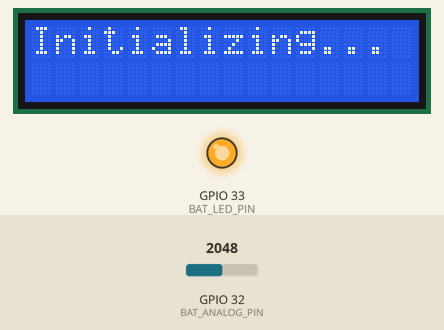
This sketch was run on a simulated ESP32. On the bench: 16×2 character LCD, output pins drawn as LEDs (lit = HIGH). Inputs (shaded band) come from the test bench; at power-on: GPIO 32 (BAT_ANALOG_PIN) = 2048. WiFi joins after 1.5 s; servers stay silent unless stated; uploads are accepted with an empty reply; what the sketch prints to the serial monitor is not drawn.

Above: at 1.6 s.
5.5 s: GPIO 32 (BAT_ANALOG_PIN) set to 2834
7.0 s: GPIO 32 (BAT_ANALOG_PIN) set to 2927
At 7.4 s:
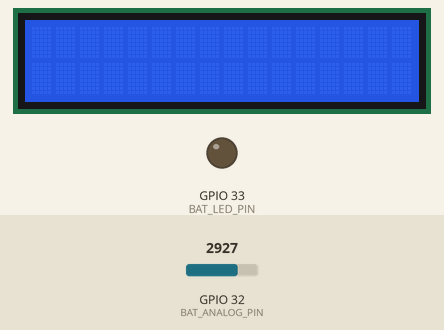
8.5 s: GPIO 32 (BAT_ANALOG_PIN) set to 2866
At 9.7 s:
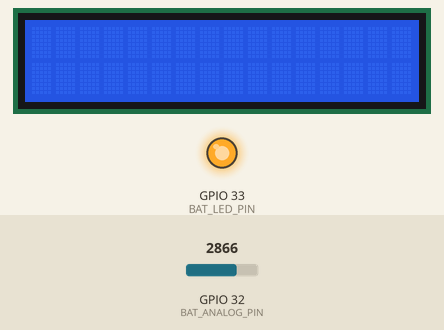
10.0 s: GPIO 32 (BAT_ANALOG_PIN) set to 3603
At 10.8 s:
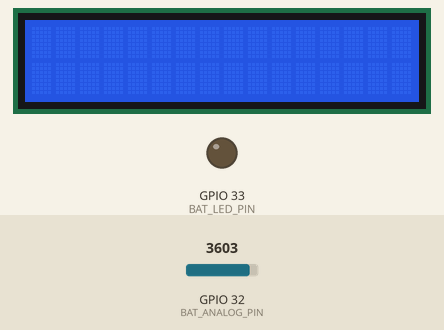
Timing chart, 0 to 12.5 s (numbered marks = the images above; inputs shaded):
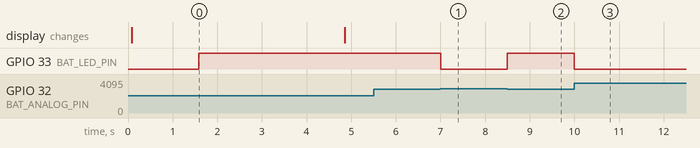

Measured:
- the behaviour switches between 2894 and 2895 on GPIO 32 (BAT_ANALOG_PIN) (found by bisection; images 0 and 1)
- after the input at 5.5 s, every drawn part: stays the same
- after the input at 7.0 s, GPIO 33 (BAT_LED_PIN): HIGH → LOW at once
- after the input at 8.5 s, GPIO 33 (BAT_LED_PIN): LOW → HIGH at once
- after the input at 10.0 s, GPIO 33 (BAT_LED_PIN): HIGH → LOW at once
- what the display in image 0 shows lasts 4.8 s, from 0.1 s to 4.9 s

The sketch:

lcd-iot.ino
```cpp
#define SERIAL_BAUD_RATE 115200
#define UPDATE_DELAY 3000 //TIME BETWEEN UPDATES
#define WIFI_TIMEOUT 5000 //WIFI CONNECTION TIMEOUT
#define CLIENT_TIMEOUT 5000 //CLIENT CONNECTION TIMEOUT
#define TIMER_NUM 3
//TIMER INDEXES
#define UPDATE_TIMER 0
#define WIFI_TIMEOUT_TIMER 1
#define CLIENT_TIMEOUT_TIMER 2

//IO PINS DEFINITIONS
#define BAT_LED_PIN 33
#define BAT_ANALOG_PIN 32

//LOW BATTERY DETECTION PARAMETERS
#define SUPPLY_VOLTAGE_THRESHOLD 7.0
#define VOLTAGE_DIVIDER_RATIO 3.0
#define MCU_MAX_VOLTAGE 3.3
#define MCU_ADC_BIT_RES 12

#include <WiFi.h>
#include <Wire.h>
#include <LiquidCrystal_I2C.h>

// Set the LCD address to 0x27 for a 16 chars and 2 line display
LiquidCrystal_I2C lcd(0x27, 16, 2);

//WiFi AP name and password
const char* ssid     = "***";
const char* password = "***";

//HTTP server with data
const char* host = "***.azurewebsites.net";

unsigned long timers[TIMER_NUM]; //array of timers the program uses
unsigned long analog_thres; //analog value for low battery
String ln0, ln1; //text to be displayed on both rows of LCD

//initialize all timers
void init_timers() {
  int i;
  for (i = 0; i < TIMER_NUM; i++)
    timers[i] = millis();
  }

//update a timer
void start_timer(byte t_id) {
  timers[t_id] = millis();
  }

//return elapsed time since last timer update
unsigned long elapsed_timer(byte t_id) {
  return millis() - timers[t_id];
  }

boolean connect_to_wifi() {
    //We start by connecting to a WiFi network
    Serial.println();
    Serial.println();
    Serial.print("Connecting to ");
    Serial.println(ssid);

    WiFi.begin(ssid, password);

    //if wifi connection timeout, stop and return 0 (false)
    start_timer(WIFI_TIMEOUT_TIMER);
    while (WiFi.status() != WL_CONNECTED) {
        if (elapsed_timer(WIFI_TIMEOUT_TIMER) >= WIFI_TIMEOUT) {
          Serial.println("WIFI CONNECTION FAILED");
          //WiFi.end();
          return 0;
          }
    }
    Serial.println("");
    Serial.println("WiFi connected");
    Serial.println("IP address: ");
    Serial.println(WiFi.localIP());
    //return 1 (true) to indicate successful connection
    return 1;
  }

//update text to be displayed
void update_data() {
    //if wifi disconnected, try to reconnect
    if (WiFi.status() != WL_CONNECTED)
      while(!connect_to_wifi());

    Serial.print("connecting to ");
    Serial.println(host);

    //Use WiFiClient class to create TCP connections
    WiFiClient client;
    const int httpPort = 80;
    if (!client.connect(host, httpPort)) {
        Serial.println("connection failed");
        return;
    }

    String url = "/data.txt"; //text file containing data

    Serial.print("Requesting URL: ");
    Serial.println(url);

    //This will send the request to the server
    client.print(String("GET ") + url + " HTTP/1.1\r\n" +
                 "Host: " + host + "\r\n" +
                 "Connection: close\r\n\r\n");

    //if client timeout, exit
    start_timer(CLIENT_TIMEOUT_TIMER);
    while (client.available() == 0) {
        if (elapsed_timer(CLIENT_TIMEOUT_TIMER) >= CLIENT_TIMEOUT) {
            Serial.println(">>> Client Timeout !");
            client.stop();
            return;
        }
    }

    //read response. if a line contains the special header char ($), start reading data and trim whitespace
    while(client.available()) {
        String line = client.readStringUntil('\n');
        if (line.indexOf('$') != -1) {
          ln0 = line.substring(1);
          ln0.trim();
          ln1 = client.readStringUntil('\n');
          ln1.trim();
          }
        //Serial.print(line);
    }
    Serial.print("LINE 0 = '"); Serial.print(ln0); Serial.println("'");
    Serial.print("LINE 1 = '"); Serial.print(ln1); Serial.println("'");
    Serial.println();
    Serial.println("closing connection");
  }

//print text to lcd
void update_lcd() {
  lcd.clear();
  lcd.setCursor(0,0);
  lcd.print(ln0);
  lcd.setCursor(0,1);
  lcd.print(ln1);
  }

//return analog value threshold for low batter detection
unsigned int calc_thres(float min_voltage, float volt_div, float mcu_voltage, byte adc_res) {
  float min_input_voltage = min_voltage / volt_div;
  float min_input_ratio = min_input_voltage / mcu_voltage;
  unsigned int max_analog_val = pow(2, adc_res) - 1;
  unsigned int threshold = min_input_ratio * max_analog_val;
  return threshold;
  }

void init_IO() {
    Serial.begin(SERIAL_BAUD_RATE);
    delay(10);

    pinMode(BAT_LED_PIN, OUTPUT);
    pinMode(BAT_ANALOG_PIN, INPUT);
    digitalWrite(BAT_LED_PIN, LOW);

    lcd.begin();
    lcd.backlight();
    //lcd.noBacklight();
    lcd.print("Initializing...");
  }

//update low battery detection
void update_bat_led() {
  unsigned int analog_val = analogRead(BAT_ANALOG_PIN);
  if (analog_val < analog_thres) digitalWrite(BAT_LED_PIN, HIGH);
  else digitalWrite(BAT_LED_PIN, LOW);
  }

void setup() {
    init_IO();
    analog_thres = calc_thres(SUPPLY_VOLTAGE_THRESHOLD, VOLTAGE_DIVIDER_RATIO, MCU_MAX_VOLTAGE, MCU_ADC_BIT_RES);
    //try to connect to wifi until successful
    while(!connect_to_wifi());
    start_timer(UPDATE_TIMER);
}

void loop() {
    //start updating data after a certain time since last update
    if (elapsed_timer(UPDATE_TIMER) >= UPDATE_DELAY) {
      update_data();
      update_lcd();
      start_timer(UPDATE_TIMER);
    }

    update_bat_led();
}
```
